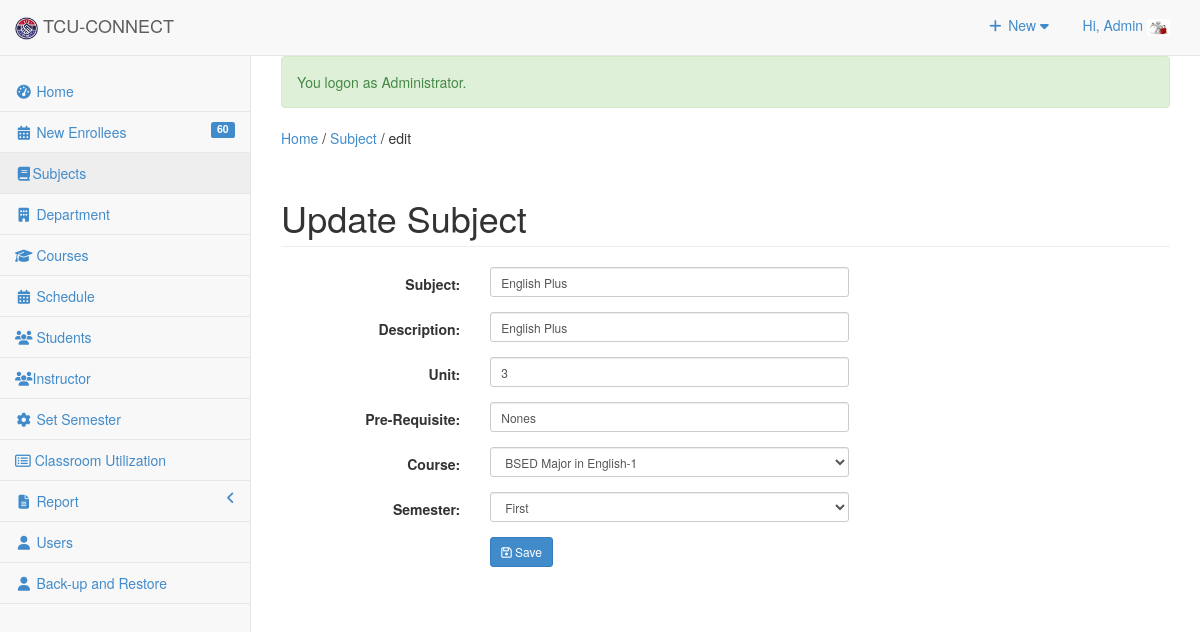
Page /admin/subject/index.php?view=edit&id=8 (signed in) on the committed database.
### tables this page shows
CREATE TABLE `useraccounts` (
  `ACCOUNT_ID` int(11) NOT NULL,
  `ACCOUNT_NAME` varchar(255) NOT NULL,
  `ACCOUNT_USERNAME` varchar(255) NOT NULL,
  `ACCOUNT_PASSWORD` text NOT NULL,
  `ACCOUNT_TYPE` varchar(30) NOT NULL,
  `EMPID` int(11) NOT NULL,
  `USERIMAGE` varchar(255) NOT NULL
);

CREATE TABLE `subject` (
  `SUBJ_ID` int(11) NOT NULL,
  `SUBJ_CODE` varchar(30) NOT NULL,
  `SUBJ_DESCRIPTION` varchar(255) NOT NULL,
  `UNIT` int(2) NOT NULL,
  `PRE_REQUISITE` varchar(30) NOT NULL DEFAULT 'None',
  `COURSE_ID` int(11) NOT NULL,
  `AY` varchar(30) NOT NULL,
  `SEMESTER` varchar(20) NOT NULL,
  `PreTaken` tinyint(1) NOT NULL
);

### admin/subject/index.php (called while the page is built, shortened)
<?php
require_once("../../include/initialize.php");
$view = (isset($_GET['view']) && $_GET['view'] != '') ? $_GET['view'] : '';
 $title="Subject";
 $header=$view;
require_once ("../theme/templates.php");
?>

### include/database.php (called while the page is built, shortened)
<?php
class Database {
	var $sql_string = '';
	public $conn;
	public function open_connection() {
		$this->conn = mysqli_connect(server,user,pass);
		if(!$this->conn){
			echo "Problem in database connection! Contact administrator!";
			exit();
		}else{
			$db_select = mysqli_select_db($this->conn,database_name);
		}
	}
	function setQuery($sql='') {
		$this->sql_string=$sql;
	}
	function executeQuery() {
		$result = mysqli_query($this->conn,$this->sql_string);
		return $result;
	}
	private function confirm_query($result) {
		return $result;
	}
	function loadResultList( $key='' ) {
		$cur = $this->executeQuery();
		$array = array();
		while ($row = mysqli_fetch_object($cur)) {
			if ($key) {
				$array[$row->$key] = $row;
			} else {
				$array[] = $row;
			}
		}
		return $array;
	}
	function loadSingleResult() {
		$cur = $this->executeQuery();
		while ($row = mysqli_fetch_object($cur)) {
		return $data = $row;
		}
	}
}
$mydb = new Database();
?>

### include/accounts.php (called while the page is built, shortened)
<?php
require_once(LIB_PATH.DS.'database.php');
class User {
	protected static  $tblname = "useraccounts";
	function single_user($id=""){
			global $mydb;
			$mydb->setQuery("SELECT * FROM ".self::$tblname."
				Where ACCOUNT_ID= '{$id}' LIMIT 1");
			$cur = $mydb->loadSingleResult();
			return $cur;
	}
}
?>

### include/subjects.php (called while the page is built, shortened)
<?php
require_once(LIB_PATH.DS.'database.php');
class Subject {
	protected static  $tblname = "subject";
	function single_subject($id=""){
			global $mydb;
			$mydb->setQuery("SELECT * FROM ".self::$tblname."
				Where SUBJ_ID= '{$id}' LIMIT 1");
			$cur = $mydb->loadSingleResult();
			return $cur;
	}
}
?>

### admin/subject/edit.php (the view, shortened to what this page needs)
<?php
  @$SUBJ_ID = $_GET['id'];
  $subject = New Subject();
  $res = $subject->single_subject($SUBJ_ID);
?>
 <form class="form-horizontal span6" action="controller.php?action=edit" method="POST">
      <div class="row">
         <div class="col-lg-12">
            <h1 class="page-header">Update Subject</h1>
          </div>
       </div>
                   <div class="form-group">
                    <div class="col-md-8">
                      <label class="col-md-4 control-label" for=
                      "SUBJ_CODE">Subject:</label>
                      <div class="col-md-8">
                         <input class="form-control input-sm" id="SUBJ_CODE" name="SUBJ_CODE" placeholder=
                            "Subject" type="text" value="<?php echo $res->SUBJ_CODE; ?>">
                      </div>
                    </div>
                  </div>
                  <div class="form-group">
                    <div class="col-md-8">
                      <label class="col-md-4 control-label" for=
                      "SUBJ_DESCRIPTION">Description:</label>
                      <div class="col-md-8">
                         <input class="form-control input-sm" id="SUBJ_DESCRIPTION" name="SUBJ_DESCRIPTION" placeholder=
                            "Description" type="text" value="<?php echo $res->SUBJ_DESCRIPTION; ?>">
                      </div>
                    </div>
                  </div>
                  <div class="form-group">
                    <div class="col-md-8">
                      <label class="col-md-4 control-label" for=
                      "UNIT">Unit:</label>
                      <div class="col-md-8">
                         <input class="form-control input-sm" id="UNIT" name="UNIT" placeholder=
                            "Unit" type="text" value="<?php echo $res->UNIT; ?>" required>
                      </div>
                    </div>
                  </div>
                  <div class="form-group">
                    <div class="col-md-8">
                      <label class="col-md-4 control-label" for=
                      "PRE_REQUISITE">Pre-Requisite:</label>
                      <div class="col-md-8">
                         <input class="form-control input-sm" id="PRE_REQUISITE" name="PRE_REQUISITE" placeholder=
                            "Pre-Requisite" type="text" value="<?php echo $res->PRE_REQUISITE; ?>" required>
                      </div>
                    </div>
                  </div>
                  <div class="form-group">
                    <div class="col-md-8">
                      <label class="col-md-4 control-label" for=
                      "COURSE_ID">Course:</label>
                      <div class="col-md-8">
                       <select class="form-control input-sm" name="COURSE_ID" id="COURSE_ID">
                          <?php
                            $mydb->setQuery("SELECT * FROM `course` WHERE COURSE_ID=".$res->COURSE_ID );
                            $cur = $mydb->loadResultList();
                            foreach ($cur as $result) {
                              echo '<option value='.$result->COURSE_ID.' >'.$result->COURSE_NAME.'-'.$result->COURSE_LEVEL.'</option>';
                            }
                          ?>
                        </select>
                      </div>
                    </div>
                  </div>
                   <div class="form-group">
                    <div class="col-md-8">
                      <label class="col-md-4 control-label" for=
                      "SEMESTER">Semester:</label>
                      <div class="col-md-8">
                       <select class="form-control input-sm" name="SEMESTER" id="SEMESTER">
                        <option value="First"  <?php echo ($res->SEMESTER=='First') ? 'selected="true"': '' ; ?>>First</option>
                        </select>
                      </div>
                    </div>
                  </div>
             <div class="form-group">
                    <div class="col-md-8">
                      <label class="col-md-4 control-label" for=
                      "idno"></label>
                      <div class="col-md-8">
                       <button class="btn btn-primary btn-sm" name="save" type="submit" ><span class="fa fa-save fw-fa"></span>  Save</button>
                       </div>
                    </div>
                  </div>
        </form>
        </div>

### admin/theme/templates.php (shortened to what this page needs)
<!DOCTYPE html>
<html lang="en">
<head>
<link href="<?php echo web_root; ?>admin/css/bootstrap.min.css" rel="stylesheet">
<link href="<?php echo web_root; ?>admin/css/metisMenu.min.css" rel="stylesheet">
<link href="<?php echo web_root; ?>admin/css/timeline.css" rel="stylesheet">
<link href="<?php echo web_root; ?>admin/css/sb-admin-2.css" rel="stylesheet">
<link href="<?php echo web_root; ?>admin/css/morris.css" rel="stylesheet">
<link href="<?php echo web_root; ?>admin/font/css/font-awesome.min.css" rel="stylesheet" type="text/css">
<link href="<?php echo web_root; ?>admin/font/font-awesome.min.css" rel="stylesheet" type="text/css">
<link href="<?php echo web_root; ?>admin/css/dataTables.bootstrap.css" rel="stylesheet">
<link href="<?php echo web_root; ?>css/bootstrap-datetimepicker.min.css" rel="stylesheet" media="screen">
<link href="<?php echo web_root; ?>css/datepicker.css" rel="stylesheet" media="screen">
<link href="<?php echo web_root; ?>admin/css/costum.css" rel="stylesheet">
<link href="<?php echo web_root; ?>css/ekko-lightbox.css" rel="stylesheet">
</head>
<?php
  $sql = "SELECT count(*) as 'enrollees' FROM tblstudent WHERE NewEnrollees=1";
  $mydb->setQuery($sql);
  $enrollees = $mydb->loadSingleResult();
  ?>
<body >
   <div id="wrapper">
        <nav class="navbar navbar-default navbar-static-top  " role="navigation" style="margin-bottom: 0">
            <div class="navbar-header">
                <a class="navbar-brand"  href="<?php echo web_root; ?>admin/index.php" >
                <img src="<?php echo web_root; ?>img/logo.png" height="23">
                TCU-CONNECT</a>
            </div>
            <ul class="nav navbar-top-links navbar-right">
                 <li class="dropdown">
                    <a class="dropdown-toggle" data-toggle="dropdown" href="#">
                        <i class="fa fa-plus fa-fw"></i> New  <i class="fa fa-caret-down"></i>
                    </a>
                </li>
<?php
 $user = New User();
$singleuser = $user->single_user($_SESSION['ACCOUNT_ID']);
?>
                <li class="dropdown">
                    <a class="dropdown-toggle" data-toggle="dropdown" href="#">
                        Hi, <?php echo $_SESSION['ACCOUNT_NAME']; ?> <img title="profile image" width="23px" height="17px" src="<?php echo web_root.'admin/user/'.$singleuser ->USERIMAGE ?>">
                    </a>
                </li>
            </ul>
            <br/>
            <div class="navbar-default sidebar" role="navigation">
                <div class="sidebar-nav navbar-collapse">
                    <ul class="nav" id="side-menu">
                        <li>
                            <a href="<?php echo web_root; ?>admin/index.php"><i class="fa fa-dashboard fa-fw"></i> Home</a>
                        </li>
                         <li>
                             <a href="<?php echo web_root; ?>admin/enrollees/index.php" ><i class="fa fa-calendar fa-fw"></i>  New Enrollees
                             <label class="label pull-right label-primary"><?php echo isset($enrollees->enrollees) ? $enrollees->enrollees : 0; ?></label> </a>
                        </li>
                        <li>
                             <a href="<?php echo web_root; ?>admin/subject/index.php"><i class="fa fa-book fa-fw"></i>Subjects </a>
                        </li>
                        <li>
                             <a href="<?php echo web_root; ?>admin/department/index.php" ><i class="fa  fa-building fa-fw"></i>  Department</a>
                  </li>
                         <li>
                             <a href="<?php echo web_root; ?>admin/course/index.php" ><i class="fa  fa-graduation-cap fa-fw"></i>  Courses </a>
                        </li>
                        <li>
                             <a href="<?php echo web_root; ?>admin/schedule/index.php" ><i class="fa fa-calendar fa-fw"></i>  Schedule </a>
                        </li>
                        <li>
                             <a href="<?php echo web_root; ?>admin/student/index.php" ><i class="fa fa-group fa-fw"></i>  Students </a>
                        </li>
                        <li>
                             <a href="<?php echo web_root; ?>admin/instructor/index.php" ><i class="fa fa-group fa-fw"></i>Instructor </a>
                        </li>
                        <li>
                             <a href="<?php echo web_root; ?>admin/maintenance/index.php" ><i class="fa fa-gear fa-fw"></i>  Set Semester </a>
                        </li>
                           <li>
                                    <a href="<?php echo web_root; ?>admin/classroom/index.php?view=list">
                                    <i class="fa fa-list-alt" ></i>   Classroom Utilization</a>
                           </li>
                           <li>
                            <a href="#"><i class="fa  fa-file-text fa-fw"></i> Report <span class="fa arrow"></span></a>
                        </li>
                        <?php if ($_SESSION['ACCOUNT_TYPE']=='Administrator') {
                        ?>
                          <li>
                            <a href="<?php echo web_root; ?>admin/user/index.php" ><i class="fa fa-user fa-fw"></i> Users </a>
                        </li>
                        <li>
                            <a href="<?php echo web_root; ?>admin/back-up/index.php" ><i class="fa fa-user fa-fw"></i> Back-up and Restore </a>
                        </li>
                 <?php }  ?>
                    </ul>
                </div>
            </div>
        </nav>
  <div id="page-wrapper">
            <div class="row" >
                <div class="col-lg-12">
                    <p>
                    <?php
                    if ($title<>'Home'){
                       echo   ' <a href="'. web_root.'admin/index.php" title="Home" >Home</a>  /
                        <a href="index.php" title="'. $title.'" >'. $title.'</a>
                        '.(isset($header) ? ' / '. $header : '') .'</p>'  ;
                    } ?>
                  <?php require_once $content; ?>
                </div>
            </div>
        </div>
</body>
</html>

### admin/css/sb-admin-2.css (style rules this page uses)
body { background-color: #f8f8f8; }
#wrapper { width: 100%; }
#page-wrapper { padding: 0 15px; min-height: 568px; background-color: #fff; }
@media (min-width:768px) { #page-wrapper { position: inherit; margin: 0 0 0 250px; padding: 0 30px; border-left: 1px solid #e7e7e7; } }
.navbar-top-links { margin-right: 0; }
.navbar-top-links li { display: inline-block; }
.navbar-top-links li:last-child { margin-right: 15px; }
.navbar-top-links li a { padding: 15px; min-height: 50px; }
.sidebar .sidebar-nav.navbar-collapse { padding-right: 0; padding-left: 0; }
.sidebar ul li { border-bottom: 1px solid #e7e7e7; }
.sidebar ul li a.active { background-color: #eee; }
.sidebar .arrow { float: right; }
.sidebar .fa.arrow:before { content: "\f104"; }
@media (min-width:768px) { .sidebar { z-index: 1; position: absolute; width: 250px; margin-top: 51px; } }

### rows in the picture
useraccounts: USERIMAGE (picture)
subject: SUBJ_CODE "English Plus", SUBJ_DESCRIPTION "English Plus", UNIT "3", PRE_REQUISITE "Nones", SEMESTER "First"

### other values in the picture
$_SESSION['ACCOUNT_NAME'] "Admin"
$enrollees->enrollees "60"
$_SESSION['message'] "You logon as Administrator."
$title "Subject"
$header "edit"
form field COURSE_ID "BSED Major in English-1"
